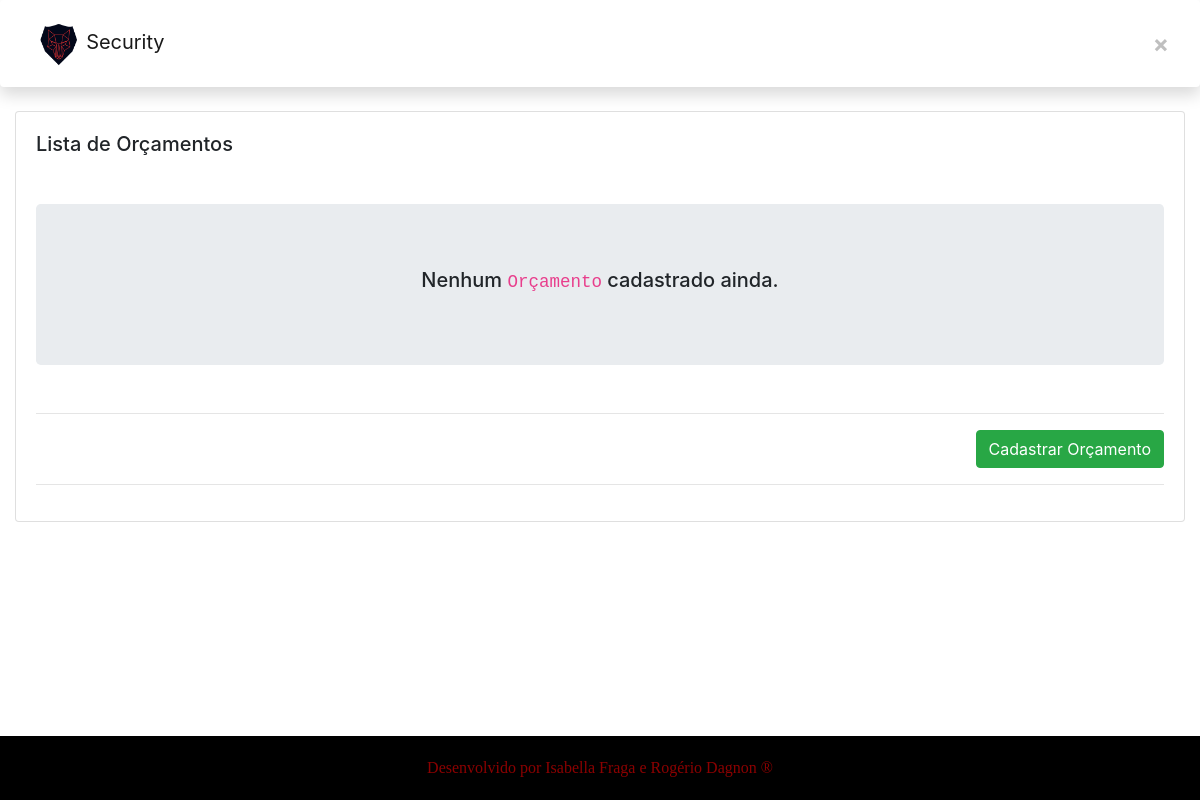
Page /app1/orcamentos/ on the earlier database version.
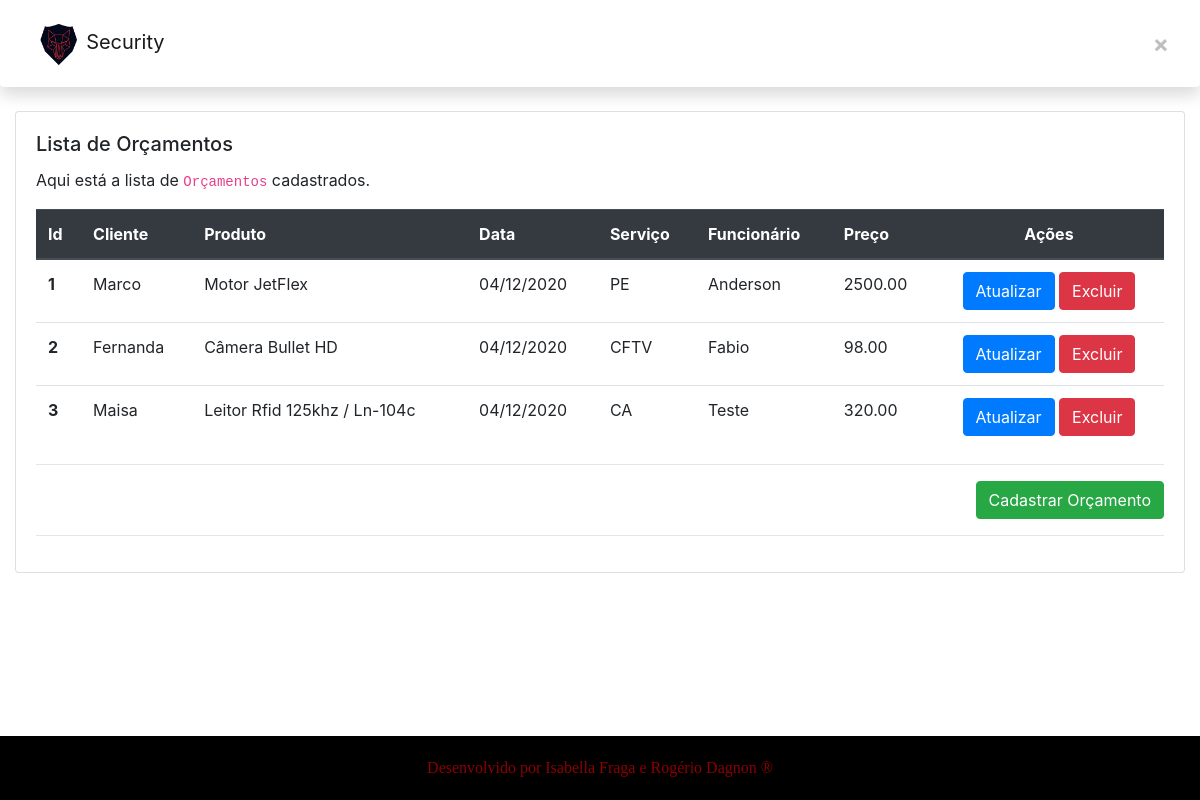
Same page on the later database version.
### app1/models.py (models this page shows, shortened)
class Orcamento(models.Model):
    cliente = models.ForeignKey(Cliente, on_delete=models.CASCADE, null=True)
    produto = models.ForeignKey(Produto, on_delete=models.CASCADE, null=True)
    funcionario = models.ForeignKey(Funcionario, on_delete=models.CASCADE, null=True)
    data = models.DateField(null=True)
    CATEGORIA_CHOICES = [
        ["CFTV", "CFTV"],
        ["AL", "Alarme"],
        ["CA", "Controle de Acesso"],
        ["TE", "Telefonia"],
        ["RE", "Redes"],
        ["PE", "Portão Eletrônico"],
    ]
    categoria = models.CharField(max_length=6, blank=False, choices=CATEGORIA_CHOICES, null=True)
    objetos = models.Manager()

class Cliente(models.Model):
    nome = models.CharField(max_length=100, blank=False, null=True)
    sobrenome = models.CharField(max_length=100, blank=False, null=True)
    nascimento = models.DateField(blank=False, null=True)
    email = models.EmailField(blank=False, null=True)
    CNPJ = models.CharField(max_length=18, blank=False, null=True)
    telefone = models.CharField(max_length=12, blank=False, null=True)
    endereco = models.CharField(max_length=150, blank=False, null=True)
    objetos = models.Manager()
    def __str__(self):
        return self.nome

class Produto(models.Model):
    fornecedor = models.ForeignKey(Fornecedor, on_delete=models.CASCADE, null=True)
    nomep = models.CharField(max_length=100, blank=False, null=True)
    quantidade = models.DecimalField(max_digits=5,decimal_places=0, blank=False, null=True)
    preco = models.DecimalField(max_digits=15,decimal_places=2, null=True)
    CATEGORIA_CHOICES = [
        ["CFTV", "CFTV"],
        ["AL", "Alarme"],
        ["CA", "Controle de Acesso"],
        ["TE", "Telefonia"],
        ["RE", "Redes"],
        ["PE", "Portão Eletrônico"],
    ]
    categoria = models.CharField(max_length=6, blank=False, choices=CATEGORIA_CHOICES, null=True)
    objetos = models.Manager()
    def __str__(self):
      return self.nomep

class Funcionario(models.Model):
    CARGO_CHOICES = [
        ["Técnico", "Técnico"],
        ["Vendedor", "Vendedor"],
        ["Gerente", "Gerente"]
    ]
    usuario = models.OneToOneField(User, on_delete=models.CASCADE, blank=False, null=True)
    CPF = models.CharField(max_length=14, blank=False, null=True)
    nascimento = models.DateField(blank=False, null=True)
    telefone = models.CharField(max_length=14, blank=False, null=True)
    endereco = models.CharField(max_length=150, blank=False, null=True)
    CTPS = models.CharField(max_length=11, blank=False, null=True)
    salario = models.DecimalField(max_digits=8, decimal_places=2, blank=False, null=True)
    admissao = models.DateField(auto_now=True, blank=False, null=True)
    cargo = models.CharField(max_length=8, blank=False, choices=CARGO_CHOICES, null=True)
    objetos = models.Manager()
    def __str__(self):
        return self.usuario.first_name

### app1/views.py (the view)
# urls.py: path('orcamentos/', OrcamentoListView.as_view(), name="lista_orcamentos"),
class OrcamentoListView(ListView):
    template_name = "app3/orcamento/lista.html"
    model = Orcamento
    context_object_name = "orcamentos"

### app1/templates/app3/orcamento/lista.html (shortened to what this page needs)
{% extends "app3/_layouts/base.html" %}
{% block conteudo %}
<div class="container-fluid mt-2 mb-5">
  <div class="row">
    <div class="col-lg-15 col-md-12 col-sm-12 col-xs-12">
      <div class="card">
        <div class="card-body">
          <h5 class="card-title">Lista de Orçamentos</h5>
          {% if orcamentos|length > 0 %}
            <p class="card-text">
              Aqui está a lista de <code>Orçamentos</code> cadastrados.
            </p>
            <div class="search-list">
            <table class="table" id="myTable">
              <thead class="thead-dark">
              <tr>
                <th scope="col">Id</th>
                <th scope="col">Cliente</th>
                <th scope="col">Produto</th>
                <th scope="col">Data</th>
                <th scope="col">Serviço</th>
                <th scope="col">Funcionário</th>
                <th scope="col">Preço</th>
                <th scope="col" class="text-center">Ações</th>
              </tr>
              </thead>
              <tbody>
              {% for orcamento in orcamentos %}
                <tr>
                  <th scope="row">{{ orcamento.id }}</th>
                  <td>{{ orcamento.cliente }}</td>
                  <td>{{ orcamento.produto }}</td>
                  <td>{{ orcamento.data|date:"d/m/o" }}</td>
                  <td>{{ orcamento.categoria }}</td>
                  <td>{{ orcamento.funcionario }}</td>
                  <td>{{ orcamento.produto.preco }}</td>
                  <td class="text-center">
                    <a href="{% url 'app1:atualiza_orcamento' pk=orcamento.id %}"
                       class="btn btn-primary">
                      Atualizar
                    </a>
                    <a href="{% url 'app1:deleta_orcamento' pk=orcamento.id %}"
                      class="btn btn-danger">
                        Excluir
                    </a>
                  </td>
                </tr>
              {% endfor %}
              </tbody>
            </table>
            </div>
        {% else %}
          <div class="text-center mt-5 mb-5 jumbotron">
            <h5>Nenhum <code>Orçamento</code> cadastrado ainda.</h5>
          </div>
        {% endif %}
          <hr />
          <div class="text-right">
            <a href="{% url 'app1:cadastra_orcamento' %}" class="btn btn-success">
              Cadastrar Orçamento
            </a>
          </div>
        <hr>
        </div>
      </div>
    </div>
  </div>
</div>
{% endblock %}

Differences in the rows shown:
added Orcamento: id "1", cliente "Marco", produto "Motor JetFlex", data "04/12/2020", categoria "PE", funcionario "Anderson", produto.preco "2500.00"
added Orcamento: id "2", cliente "Fernanda", produto "Câmera Bullet HD", data "04/12/2020", categoria "CFTV", funcionario "Fabio", produto.preco "98.00"
added Orcamento: id "3", cliente "Maisa", produto "Leitor Rfid 125khz / Ln-104c", data "04/12/2020", categoria "CA", funcionario "Teste", produto.preco "320.00"
Other differences:
text no longer shown: "Nenhum Orçamento cadastrado ainda."
text now shown: "Aqui está a lista de Orçamentos cadastrados. Id Cliente Produto Data Serviço Funcionário Preço Ações"
